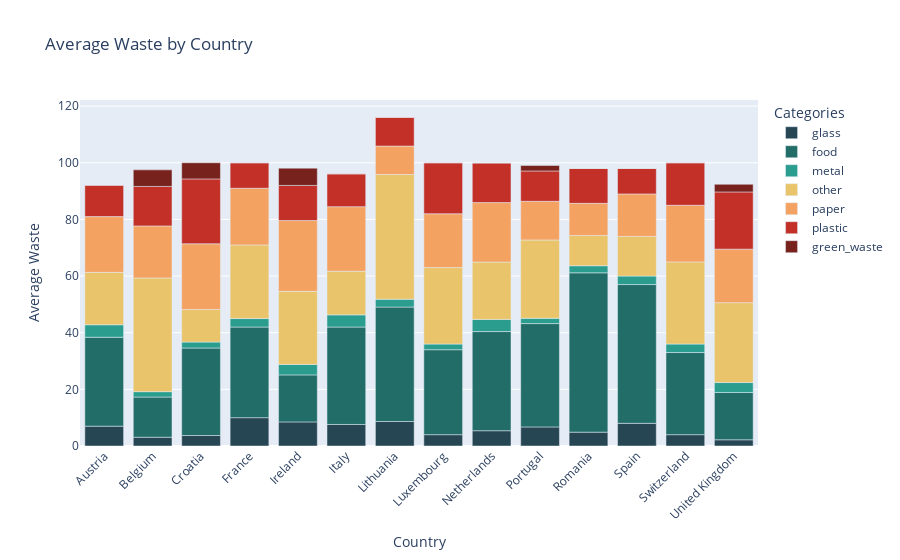

Notebook code cell kept with this figure:
### Code cell
categories = ['glass', 'food', 'metal', 'other', 'paper', 'plastic', 'green_waste']
color = ['#264653', '#226D68', '#2A9D8F', '#E9C46A', '#F4A261', '#C23028', '#77221D']

average_by_country = df.groupby('Country')[categories].mean().reset_index()

fig = px.bar(average_by_country, x='Country', y=categories,
             color_discrete_sequence=color, title='Average Waste by Country')

fig.update_layout(xaxis_tickangle=-45, xaxis_title='Country', yaxis_title='Average Waste',
                  legend_title='Categories')

fig.show()

### Figure 1 — Plotly figure (JSON) as saved in the notebook; plotly's stock layout.template omitted (floating-point values rounded to 4 significant figures)
{"data": [{"alignmentgroup": "True", "hovertemplate": "variable=glass<br>Country=%{x}<br>value=%{y}<extra></extra>", "legendgroup": "glass", "marker": {"color": "#264653", "pattern": {"shape": ""}}, "name": "glass", "offsetgroup": "glass", "orientation": "v", "showlegend": true, "textposition": "auto", "type": "bar", "x": ["Austria", "Belgium", "Croatia", "France", "Ireland", "Italy", "Lithuania", "Luxembourg", "Netherlands", "Portugal", "Romania", "Spain", "Switzerland", "United Kingdom"], "xaxis": "x", "y": [7, 3.1, 3.7, 10, 8.5, 7.6, 8.65, 4, 5.4, 6.73, 4.89, 8, 4, 2.2], "yaxis": "y"}, {"alignmentgroup": "True", "hovertemplate": "variable=food<br>Country=%{x}<br>value=%{y}<extra></extra>", "legendgroup": "food", "marker": {"color": "#226D68", "pattern": {"shape": ""}}, "name": "food", "offsetgroup": "food", "orientation": "v", "showlegend": true, "textposition": "auto", "type": "bar", "x": ["Austria", "Belgium", "Croatia", "France", "Ireland", "Italy", "Lithuania", "Luxembourg", "Netherlands", "Portugal", "Romania", "Spain", "Switzerland", "United Kingdom"], "xaxis": "x", "y": [31.4, 14.18, 30.9, 32, 16.6, 34.4, 40.4, 30, 35, 36.49, 56.26, 49, 29, 16.7], "yaxis": "y"}, {"alignmentgroup": "True", "hovertemplate": "variable=metal<br>Country=%{x}<br>value=%{y}<extra></extra>", "legendgroup": "metal", "marker": {"color": "#2A9D8F", "pattern": {"shape": ""}}, "name": "metal", "offsetgroup": "metal", "orientation": "v", "showlegend": true, "textposition": "auto", "type": "bar", "x": ["Austria", "Belgium", "Croatia", "France", "Ireland", "Italy", "Lithuania", "Luxembourg", "Netherlands", "Portugal", "Romania", "Spain", "Switzerland", "United Kingdom"], "xaxis": "x", "y": [4.4, 1.91, 2.1, 3, 3.7, 4.3, 2.75, 2, 4.3, 1.85, 2.5, 3, 3, 3.5], "yaxis": "y"}, {"alignmentgroup": "True", "hovertemplate": "variable=other<br>Country=%{x}<br>value=%{y}<extra></extra>", "legendgroup": "other", "marker": {"color": "#E9C46A", "pattern": {"shape": ""}}, "name": "other", "offsetgroup": "other", "orientation": "v", "showlegend": true, "textposition": "auto", "type": "bar", "x": ["Austria", "Belgium", "Croatia", "France", "Ireland", "Italy", "Lithuania", "Luxembourg", "Netherlands", "Portugal", "Romania", "Spain", "Switzerland", "United Kingdom"], "xaxis": "x", "y": [18.5, 40.14, 11.5, 26, 25.8, 15.4, 44.05, 27, 20.24, 27.68, 10.68, 14, 29, 28.2], "yaxis": "y"}, {"alignmentgroup": "True", "hovertemplate": "variable=paper<br>Country=%{x}<br>value=%{y}<extra></extra>", "legendgroup": "paper", "marker": {"color": "#F4A261", "pattern": {"shape": ""}}, "name": "paper", "offsetgroup": "paper", "orientation": "v", "showlegend": true, "textposition": "auto", "type": "bar", "x": ["Austria", "Belgium", "Croatia", "France", "Ireland", "Italy", "Lithuania", "Luxembourg", "Netherlands", "Portugal", "Romania", "Spain", "Switzerland", "United Kingdom"], "xaxis": "x", "y": [19.7, 18.38, 23.2, 20, 25, 22.8, 10.05, 19, 21, 13.64, 11.34, 15, 20, 18.9], "yaxis": "y"}, {"alignmentgroup": "True", "hovertemplate": "variable=plastic<br>Country=%{x}<br>value=%{y}<extra></extra>", "legendgroup": "plastic", "marker": {"color": "#C23028", "pattern": {"shape": ""}}, "name": "plastic", "offsetgroup": "plastic", "orientation": "v", "showlegend": true, "textposition": "auto", "type": "bar", "x": ["Austria", "Belgium", "Croatia", "France", "Ireland", "Italy", "Lithuania", "Luxembourg", "Netherlands", "Portugal", "Romania", "Spain", "Switzerland", "United Kingdom"], "xaxis": "x", "y": [11.1, 13.94, 22.9, 9, 12.4, 11.6, 10.15, 18, 14, 10.72, 12.33, 9, 15, 20.2], "yaxis": "y"}, {"alignmentgroup": "True", "hovertemplate": "variable=green_waste<br>Country=%{x}<br>value=%{y}<extra></extra>", "legendgroup": "green_waste", "marker": {"color": "#77221D", "pattern": {"shape": ""}}, "name": "green_waste", "offsetgroup": "green_waste", "orientation": "v", "showlegend": true, "textposition": "auto", "type": "bar", "x": ["Austria", "Belgium", "Croatia", "France", "Ireland", "Italy", "Lithuania", "Luxembourg", "Netherlands", "Portugal", "Romania", "Spain", "Switzerland", "United Kingdom"], "xaxis": "x", "y": [0, 5.84, 5.7, 0, 6.1, 0, 0, 0, 0, 1.94, 0, 0, 0, 2.7], "yaxis": "y"}], "layout": {"barmode": "relative", "legend": {"title": {"text": "Categories"}, "tracegroupgap": 0}, "title": {"text": "Average Waste by Country"}, "xaxis": {"anchor": "y", "domain": [0, 1], "tickangle": -45, "title": {"text": "Country"}}, "yaxis": {"anchor": "x", "domain": [0, 1], "title": {"text": "Average Waste"}}}}
